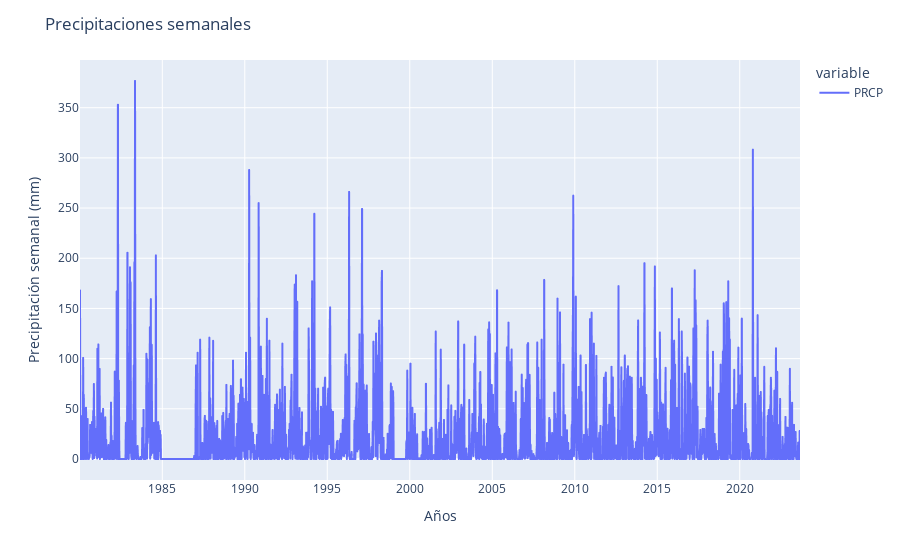
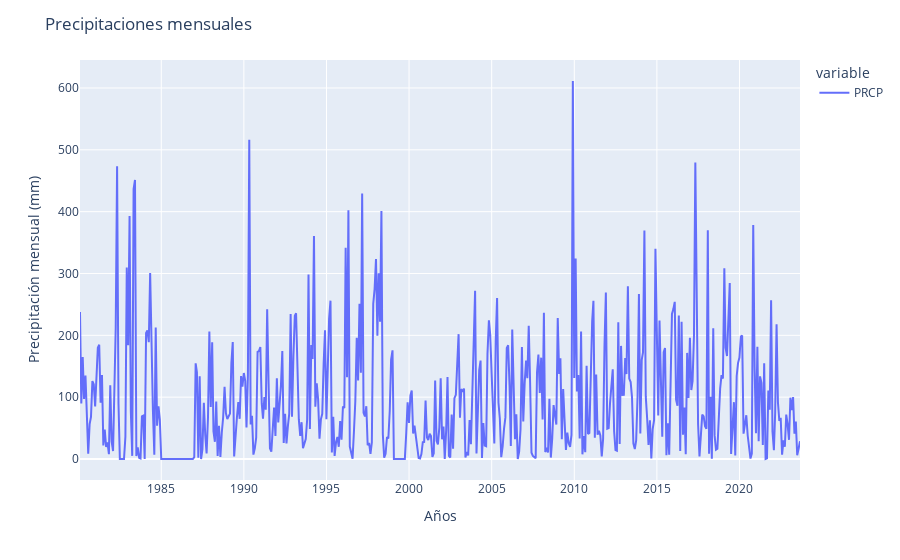
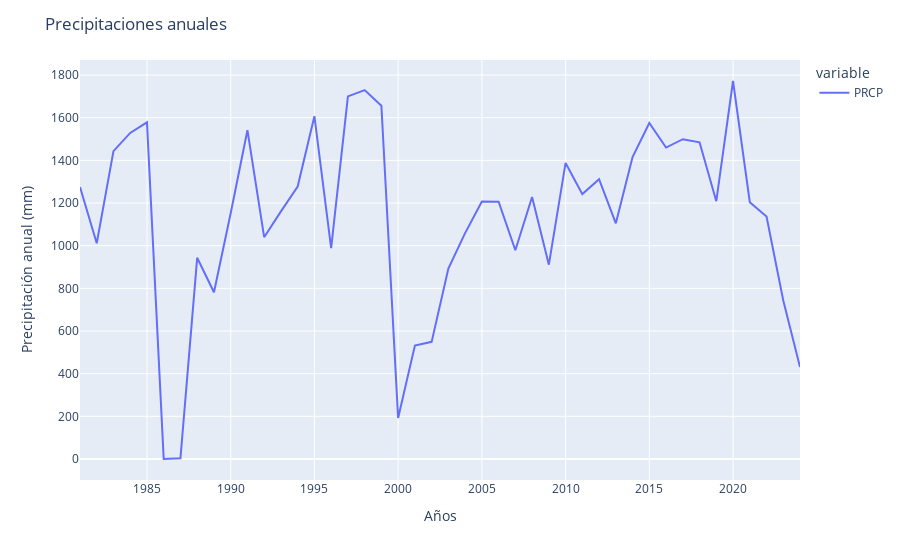

The notebook cell these images were saved under, in order:
### Markdown cell above
3. Graficamos nuestras variables.

Esto nos permitirá observar el comportamiento de los datos y/o valores atípicos (outliers) en nuestra base datos

### Code cell
#Visualización de las precipitaciones en Resistencia
fig_PRCP = px.line(df_semanal_sum)
fig_PRCP.update_layout(
    title='Precipitaciones semanales',
    xaxis_title='Años',
    yaxis_title='Precipitación semanal (mm)'
)
fig_PRCP.show()

fig_PRCP = px.line(df_mensual_sum)
fig_PRCP.update_layout(
    title='Precipitaciones mensuales',
    xaxis_title='Años',
    yaxis_title='Precipitación mensual (mm)'
)
fig_PRCP.show()


fig_PRCP = px.line(df_anual_sum)
fig_PRCP.update_layout(
    title='Precipitaciones anuales',
    xaxis_title='Años',
    yaxis_title='Precipitación anual (mm)'
)
fig_PRCP.show()

### Figure 1 — Plotly figure (JSON) as saved in the notebook; plotly's stock layout.template omitted (floating-point values rounded to 4 significant figures; data arrays with more than 128 entries replaced by an {"elided": "..."} marker saying what was removed)
{"data": [{"hovertemplate": "variable=PRCP<br>DATE=%{x}<br>value=%{y}<extra></extra>", "legendgroup": "PRCP", "line": {"color": "#636efa", "dash": "solid"}, "marker": {"symbol": "circle"}, "mode": "lines", "name": "PRCP", "showlegend": true, "type": "scattergl", "x": {"elided": "2278 str values"}, "xaxis": "x", "y": {"elided": "2278 float values"}, "yaxis": "y"}], "layout": {"legend": {"title": {"text": "variable"}, "tracegroupgap": 0}, "margin": {"t": 60}, "title": {"text": "Precipitaciones semanales"}, "xaxis": {"anchor": "y", "domain": [0, 1], "title": {"text": "Años"}}, "yaxis": {"anchor": "x", "domain": [0, 1], "title": {"text": "Precipitación semanal (mm)"}}}}

### Figure 2 — Plotly figure (JSON) as saved in the notebook; plotly's stock layout.template omitted (floating-point values rounded to 4 significant figures; data arrays with more than 128 entries replaced by an {"elided": "..."} marker saying what was removed)
{"data": [{"hovertemplate": "variable=PRCP<br>DATE=%{x}<br>value=%{y}<extra></extra>", "legendgroup": "PRCP", "line": {"color": "#636efa", "dash": "solid"}, "marker": {"symbol": "circle"}, "mode": "lines", "name": "PRCP", "orientation": "v", "showlegend": true, "type": "scatter", "x": {"elided": "524 str values"}, "xaxis": "x", "y": {"elided": "524 float values"}, "yaxis": "y"}], "layout": {"legend": {"title": {"text": "variable"}, "tracegroupgap": 0}, "margin": {"t": 60}, "title": {"text": "Precipitaciones mensuales"}, "xaxis": {"anchor": "y", "domain": [0, 1], "title": {"text": "Años"}}, "yaxis": {"anchor": "x", "domain": [0, 1], "title": {"text": "Precipitación mensual (mm)"}}}}

### Figure 3 — Plotly figure (JSON) as saved in the notebook; plotly's stock layout.template omitted (floating-point values rounded to 4 significant figures)
{"data": [{"hovertemplate": "variable=PRCP<br>DATE=%{x}<br>value=%{y}<extra></extra>", "legendgroup": "PRCP", "line": {"color": "#636efa", "dash": "solid"}, "marker": {"symbol": "circle"}, "mode": "lines", "name": "PRCP", "orientation": "v", "showlegend": true, "type": "scatter", "x": ["1980-12-31T00:00:00", "1981-12-31T00:00:00", "1982-12-31T00:00:00", "1983-12-31T00:00:00", "1984-12-31T00:00:00", "1985-12-31T00:00:00", "1986-12-31T00:00:00", "1987-12-31T00:00:00", "1988-12-31T00:00:00", "1989-12-31T00:00:00", "1990-12-31T00:00:00", "1991-12-31T00:00:00", "1992-12-31T00:00:00", "1993-12-31T00:00:00", "1994-12-31T00:00:00", "1995-12-31T00:00:00", "1996-12-31T00:00:00", "1997-12-31T00:00:00", "1998-12-31T00:00:00", "1999-12-31T00:00:00", "2000-12-31T00:00:00", "2001-12-31T00:00:00", "2002-12-31T00:00:00", "2003-12-31T00:00:00", "2004-12-31T00:00:00", "2005-12-31T00:00:00", "2006-12-31T00:00:00", "2007-12-31T00:00:00", "2008-12-31T00:00:00", "2009-12-31T00:00:00", "2010-12-31T00:00:00", "2011-12-31T00:00:00", "2012-12-31T00:00:00", "2013-12-31T00:00:00", "2014-12-31T00:00:00", "2015-12-31T00:00:00", "2016-12-31T00:00:00", "2017-12-31T00:00:00", "2018-12-31T00:00:00", "2019-12-31T00:00:00", "2020-12-31T00:00:00", "2021-12-31T00:00:00", "2022-12-31T00:00:00", "2023-12-31T00:00:00"], "xaxis": "x", "y": [1275.0, 1012.0, 1443.0, 1529.0, 1578.0, 0, 3, 943.2, 782, 1152.0, 1541.0, 1040.0, 1161.0, 1277.0, 1607.0, 988.9, 1700.0, 1730.0, 1656.0, 192.5, 531.7, 549.2, 892.9, 1059.0, 1207, 1206.0, 978.8, 1229.0, 910.9, 1388.0, 1242.0, 1312.0, 1105.0, 1416.0, 1576.0, 1460, 1499.0, 1485.0, 1209.0, 1772.0, 1204.0, 1137.0, 743, 431.4], "yaxis": "y"}], "layout": {"legend": {"title": {"text": "variable"}, "tracegroupgap": 0}, "margin": {"t": 60}, "title": {"text": "Precipitaciones anuales"}, "xaxis": {"anchor": "y", "domain": [0, 1], "title": {"text": "Años"}}, "yaxis": {"anchor": "x", "domain": [0, 1], "title": {"text": "Precipitación anual (mm)"}}}}
